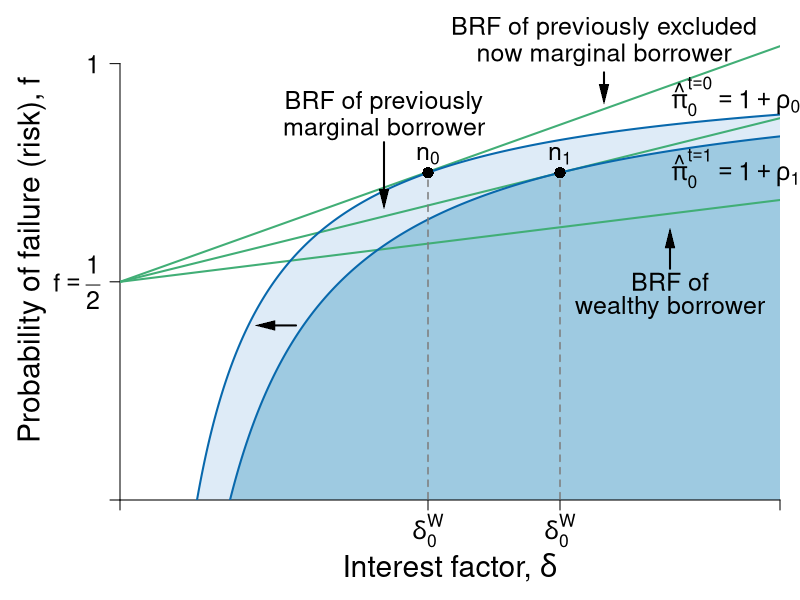

Generate this figure with R:
#' Graph Designer: Simon Halliday
#' Authors: Bowles and Halliday
#' Title: Coordination, Conflict and Competition: A Text in Microeconomics

library(shape)
pdf(file = "credit/credit_investment_macro_b.pdf", width = 8, height = 6)

#Set parameters for graphics
pointsize <- 1.8
axislabelsize <- 1.8
labelsize <- 1.5
namesize <- 1.8
annotatesize <- 1.5
graphlinewidth <- 2
segmentlinewidth <- 1.5

COL <- c("#7fc97f", "#beaed4", "#fdc086", "#ffff99", "#386cb0", "#f0027f", "#bf5b17", "#666666")
COLA <- c("#e0f3db", "#99d8c9","#66c2a4","#41ae76", "#238b45", "#005824")
COLB <- c("#c6dbef", "#4eb3d3", "#2b8cbe", "#0868ac","#084081")
COLC <- c("#fcfbfd", "#efedf5", "#dadaeb", "#bcbddc", "#9e9ac8", "#807dba", "#6a51a3", "#54278f", "#3f007d")
grays <- gray.colors(25, start = 1, end = 0, alpha = 1)

#Edited the margins to cater for the larger LHS labels
par(mar =  c(5, 6, 1, 1))

brfFn <- function(delta, q = 1, k = 1) {
  .5 + (delta / (2 * q)) * (1 - k)
}

PCFn <- function(delta, q = 1) {
  delta/q
}

isoreturnFn <- function(delta, pi = 0.125) {
  1 - (pi)/delta
}

yFn <- function(d1, f1, q = 1){
  q*f1*(1 - f1) - d1*(1 - f1)
}

ylow <- function(delta, q = 1, ybar = 0.0625){
  (-sqrt(delta^2 - 2*delta*q + q^2 - 4*q*ybar) + delta + q)/(2*q)
}

yhigh <- function(delta, q = 1, ybar = 0.0625){
  (sqrt(delta^2 - 2*delta*q + q^2 - 4*q*ybar) + delta + q)/(2*q)
}

xlims <- c(0, 1.5)
ylims <- c(0, 1.1)

npts <- 501 
d1 <- seq(xlims[1], xlims[2], length.out = npts)
f1 <- seq(ylims[1], ylims[2], length.out = npts) 
a <- c(0.0625)

plot(0, 0, xlim = xlims, ylim = ylims, type = "n",
     xlab = expression(paste("")),
     ylab = expression(paste("")), 
     xaxt = "n", 
     yaxt = "n", 
     cex.lab = axislabelsize, 
     bty = "n",
     xaxs = "i", 
     yaxs = "i"
)


ticksy <- c(ylims[1], 0.5, ylims[2] - 0.1)
ylabels <- c(NA, expression(paste(f == frac(1,2))),  1)
ticksx <- c(xlims[1], 0.7, 1, xlims[2])
#xlabels <- c(NA, expression(paste(delta[0]^{W})), expression(paste(delta[1]^{W})), NA)
xlabels <- c(NA, NA, NA, NA)

text(0.7, -0.07, expression(paste(delta[0]^{W})), cex = labelsize, xpd = TRUE)
text(1, -0.07, expression(paste(delta[0]^{W})), cex = labelsize, xpd = TRUE)


npts <- 503 
xx1 <- seq(xlims[1], xlims[2], length.out = npts)

# Polygon
COLD <- c("#deebf7", "#9ecae1")
xpoly <- seq(from = 0.175, to = xlims[2], length.out = 500)
ypoly <- isoreturnFn(xpoly, pi = 0.175)
polygon(x = xpoly, y = ypoly, col = COLD[1], density = NULL, border = NA)

xpoly1 <- c(0.175, xlims[2], xlims[2])
ypoly1 <- c(0, 0, isoreturnFn(xlims[2], pi = 0.175))
polygon(x = xpoly1, y = ypoly1, col = COLD[1], density = NULL, border = NA)

xpoly2 <- seq(from = 0.25, to = xlims[2], length.out = 500)
ypoly2 <- isoreturnFn(xpoly2, pi = 0.25)
polygon(x = xpoly2, y = ypoly2, col = COLD[2], density = NULL, border = NA)

xpoly3 <- c(0.25, xlims[2], xlims[2])
ypoly3 <- c(0, 0, isoreturnFn(xlims[2], pi = 0.25))
polygon(x = xpoly3, y = ypoly3, col = COLD[2], density = NULL, border = NA)

segments(0.25, 0, xlims[2], isoreturnFn(xlims[2], pi = 0.25), col = COLD[2])


axis(1, at = ticksx, pos = 0, labels = xlabels, cex.axis = labelsize)
axis(2, at = ticksy, pos = 0, labels = ylabels, las = 1, cex.axis = labelsize)

#Draw the graphs
lines(xx1, brfFn(xx1, k = 0.28), col = COLA[4], lwd = graphlinewidth)
lines(xx1, brfFn(xx1, k = 0.5), col = COLA[4], lwd = graphlinewidth)
lines(xx1, brfFn(xx1, k = 0.75), col = COLA[4], lwd = graphlinewidth)
lines(xx1, isoreturnFn(xx1, pi = 0.175), col = COLB[4], lwd = graphlinewidth)
lines(xx1, isoreturnFn(xx1, pi = 0.25), col = COLB[4], lwd = graphlinewidth)
#lines(xx1, isoreturnFn(xx1, pi = 0.5), col = COLB[4], lwd = graphlinewidth)


#Axis labels
mtext(expression(paste("Interest factor, ", delta)), side = 1, line = 3.3, cex = axislabelsize)
text(-0.2, 0.5*(ylims[2]), expression(paste("Probability of failure (risk), ", f)), xpd = TRUE, cex = axislabelsize, srt = 90) 

#segments(0.39, -1, 0.39, brfFn(0.39, k = 0.75), lty = 2, col = grays[20] , lwd = segmentlinewidth)
#points(0.39, brfFn(0.39, k = 0.75), pch = 16, col = "black", cex = 1.5)
#text(0.39 + 0.025, brfFn(0.39, k = 0.75) - 0.03, expression(paste(b)), cex = labelsize)

segments(1, -1, 1, brfFn(delta = 1, k = 0.5), lty = 2, col = grays[20] , lwd = segmentlinewidth)
#points(1, brfFn(1, k = 0.5), pch = 16, col = "black", cex = 1.5)
# text(1, brfFn(1, k = 0.5) + 0.04, expression(paste(n)), cex = labelsize)

#segments(.59, -1, 0.59, brfFn(delta = 0.59, k = 0.75), lty = 2, col = grays[20] , lwd = segmentlinewidth)
#points(0.59, brfFn(0.59, k = 0.75), pch = 16, col = "black", cex = 1.5)
#text(0.59 + 0.025, brfFn(0.59, k = 0.75) - 0.03, expression(paste(a)), cex = labelsize)

segments(.7, -1, 0.7, brfFn(delta = 0.7, k = 0.28), lty = 2, col = grays[20] , lwd = segmentlinewidth)
#points(0.7, brfFn(0.7, k = 0.28), pch = 16, col = "black", cex = 1.5)



points(0.7, 0.75, pch = 16, col = "black", cex = 1.5)
text(0.7, 0.79, expression(paste(n[0])), cex = labelsize)

points(1, 0.75, pch = 16, col = "black", cex = 1.5)
text(1, 0.79, expression(paste(n[1])), cex = labelsize)


# ZPC
text(1.4, 0.925, expression(paste(hat(pi)[0]^{t==0} == 1 + rho[0])), cex = labelsize, xpd = TRUE)
text(1.4, 0.76, expression(paste(hat(pi)[0]^{t==1} == 1 + rho[1])), cex = labelsize, xpd = TRUE)


text(1.1, 1.08, expression(paste("BRF of previously excluded")), cex = labelsize, xpd = TRUE)
text(1.1, 1.02, expression(paste("now marginal borrower")), cex = labelsize, xpd = TRUE)
Arrows(1.1, 0.98, 1.1, 0.93, col = "black", lty = 1, lwd = 2, arr.type = "triangle", arr.lwd = 0.5)

text(1.25, 0.5, expression(paste("BRF of")), cex = labelsize)
text(1.25, 0.44, expression(paste("wealthy borrower")), cex = labelsize)
Arrows(1.25, 0.53, 1.25, 0.6, col = "black", lty = 1, lwd = 2, arr.type = "triangle", arr.lwd = 0.5)


text(0.6, 0.91, expression(paste("BRF of previously")), cex = labelsize)
text(0.6, 0.85, expression(paste("marginal borrower")), cex = labelsize)
Arrows(0.6, 0.82, 0.6, 0.69, col = "black", lty = 1, lwd = 2, arr.type = "triangle", arr.lwd = 0.5)

# text(0.12, 0.44, expression(paste("zpc")), cex = labelsize)
# text(0.12, 0.38, expression(paste("after")), cex = labelsize)
# Arrows(0.17, 0.43, 0.27, 0.43, col = "black", lty = 1, lwd = 2, arr.type = "triangle", arr.lwd = 0.5)
#text(0.12, 0.26, expression(paste("zpc")), cex = labelsize)
#text(0.12, 0.2, expression(paste("before")), cex = labelsize)
#Arrows(0.17, 0.25, 0.3, 0.25, col = "black", lty = 1, lwd = 2, arr.type = "triangle", arr.lwd = 0.5)

#text(0.49, 0.15, expression(paste("Policy")), cex = labelsize)
#text(0.49, 0.09, expression(paste("Change")), cex = labelsize)
#Arrows(0.58, 0.05, 0.42, 0.05, col = "black", lty = 1, lwd = 2, arr.type = "triangle", arr.lwd = 0.5)
Arrows(0.4, 0.4, 0.33, 0.4, col = "black", lty = 1, lwd = 2, arr.type = "triangle", arr.lwd = 0.5)


dev.off()
